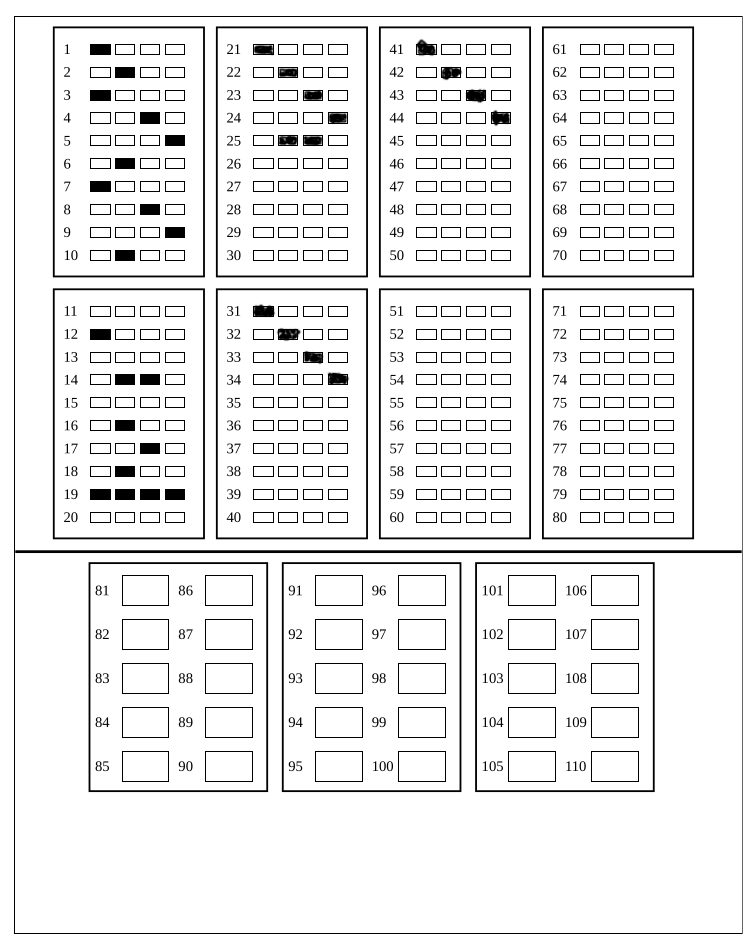
#> input picture paper4_checked.png, 750 x 950 px
$ jupyter execute Untitled.ipynb
#> lines starting #> are read from the running program, lines starting #| are printed output that depends on the picture; after the words box and inside, x2 and y2 are one past the last pixel; in counts of white or black regions, pixels touching at a corner belong together
[cell 1]
import numpy as np
import matplotlib.pyplot as plt
import cv2

[cell 2]
img = cv2.imread('./paper4_checked.png')
#> img is the input picture: shape (950, 750, 3); min 0, max 255, mean 235.6

[cell 3]
plt.imshow(img)

[cell 4]
gray = cv2.cvtColor(img, cv2.COLOR_BGR2GRAY)
thresh = cv2.adaptiveThreshold(gray, 255, cv2.ADAPTIVE_THRESH_GAUSSIAN_C, cv2.THRESH_BINARY_INV, 33, 33)
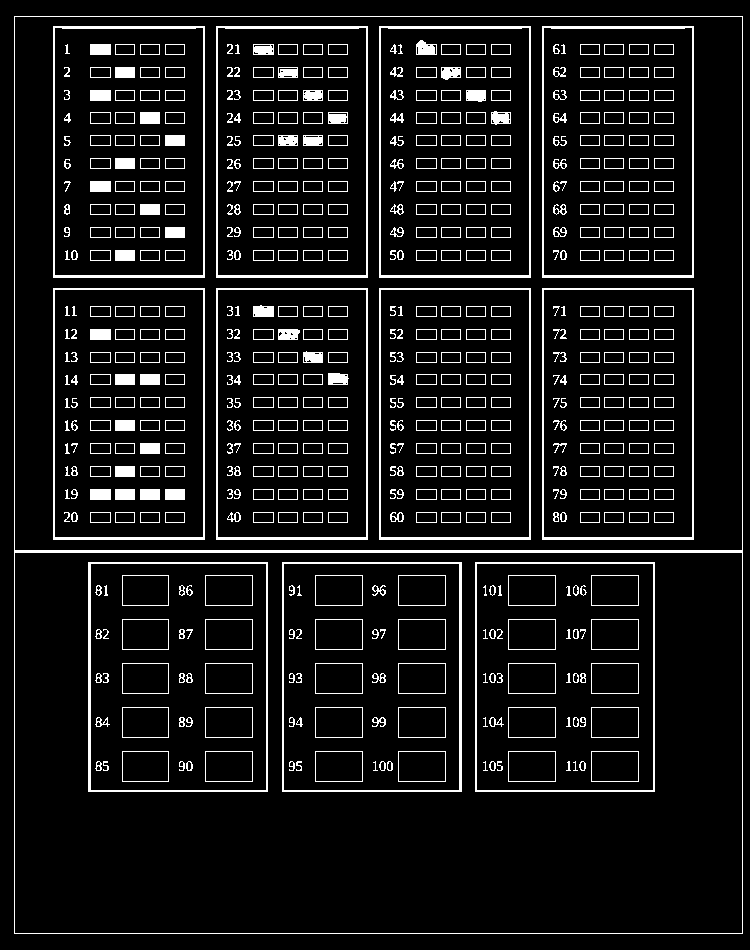
#> thresh: shape (950, 750); 8.5% white in thin lines or dots
thresh = cv2.morphologyEx(thresh, cv2.MORPH_CROSS, (5, 5))
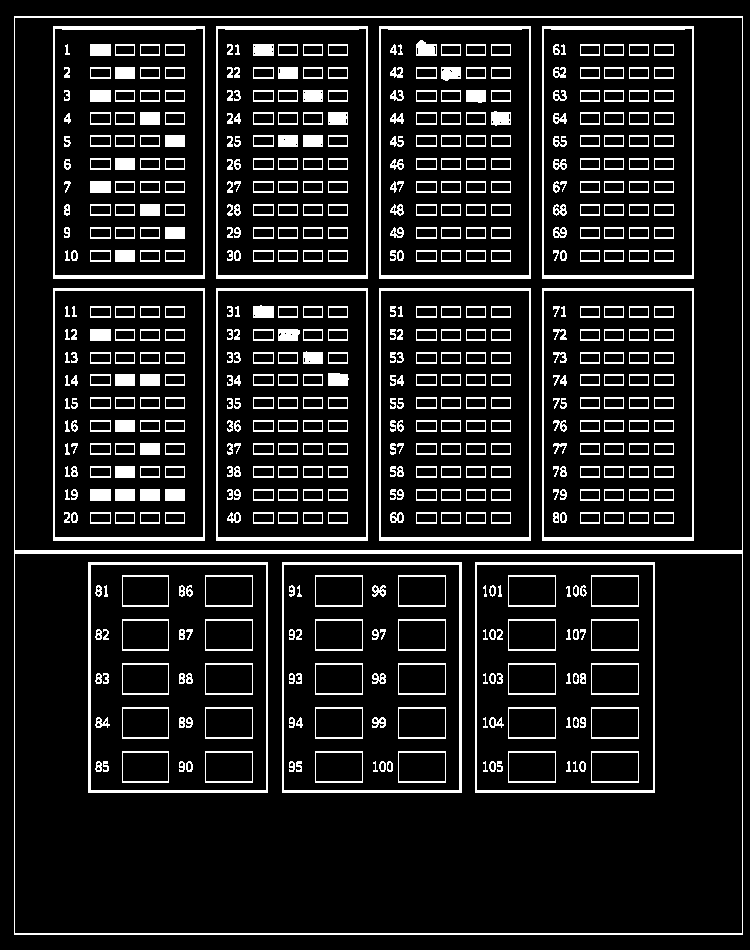
#> thresh: shape (950, 750); 11.8% white; 559 white regions
plt.imshow(thresh, cmap='gray')

[cell 5]
contours, hierarchies = cv2.findContours(thresh, cv2.RETR_TREE, cv2.CHAIN_APPROX_SIMPLE)
#> contours = 1047 contours, 185 with area under 20; largest, box (x1, y1, x2, y2) and area: (14, 16, 743, 935) 668304, (14, 17, 743, 551) 388022, (14, 553, 743, 934) 276638, (475, 562, 655, 793) 41170, (282, 562, 462, 793) 41170
# NEXT, PREVIOUS, FIRST_CHILDREN, PARENT

[cell 6]
copyimg = img.copy()
i = 192
copyimg = cv2.drawContours(copyimg, contours, i, (255, 0, 0), 2)
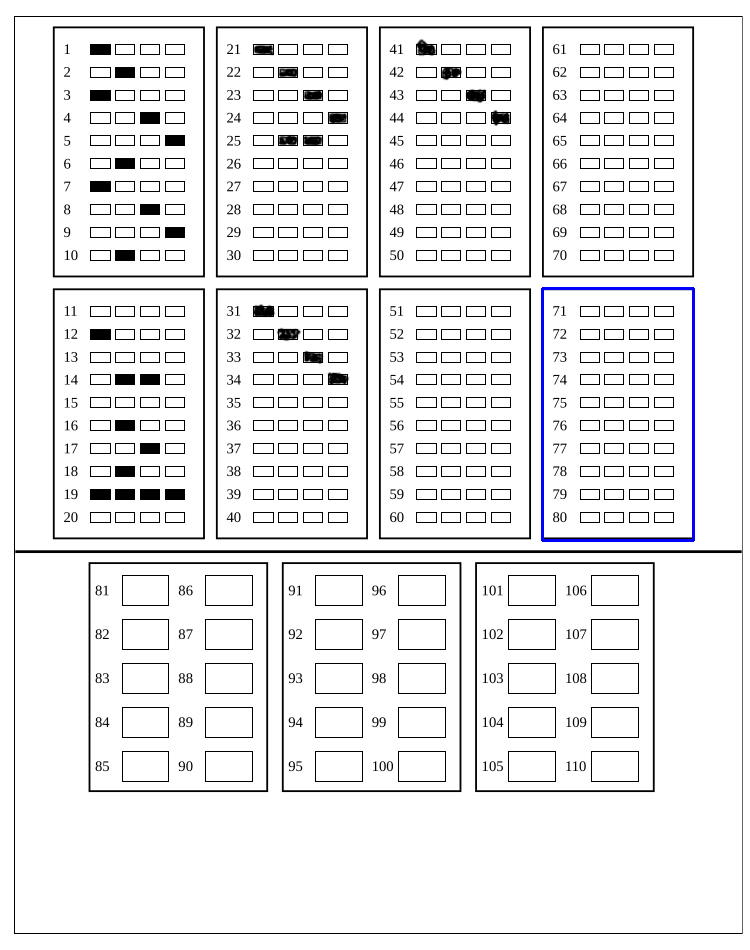
#> copyimg: shape (950, 750, 3); 0.34% of pixels changed, all inside (x1, y1, x2, y2) = (541, 287, 695, 542)
plt.imshow(copyimg)

[cell 7]
x1, y1, w, h = cv2.boundingRect(contours[i])
#> x1 = 542; y1 = 288; w = 152; h = 253
x2, y2 = x1 + w, y1 + h
#> x2 = 694; y2 = 541
cropped = img[y1:y2, x1:x2, :]
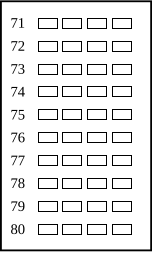
#> cropped: shape (253, 152, 3); min 0, max 255, mean 227.6

[cell 8]
plt.imshow(cropped)

[cell 9]
cv2.contourArea(contours[i])
#> Out = 38052

[cell 10]
cropped.shape
#> Out = (253, 152, 3)

$ run again, with page1.png copied over paper4_checked.png
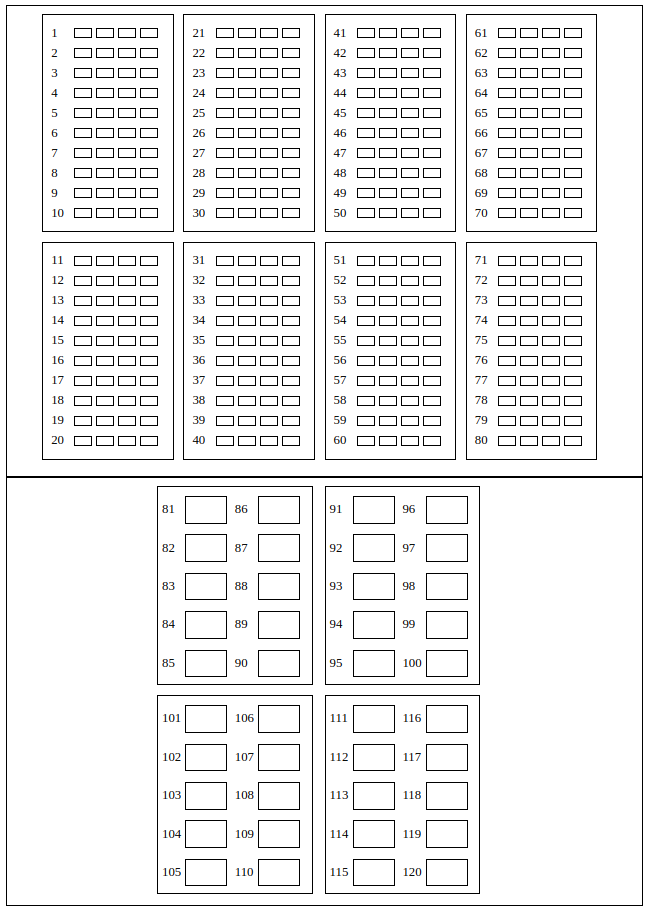
#> input picture page1.png, 652 x 913 px
#> img is the input picture: shape (913, 652, 3); mean B, G, R 238.6, 238.6, 238.6
#> `thresh = cv2.morphologyEx(thresh, cv2.MORPH_CROSS, (5, 5))`:
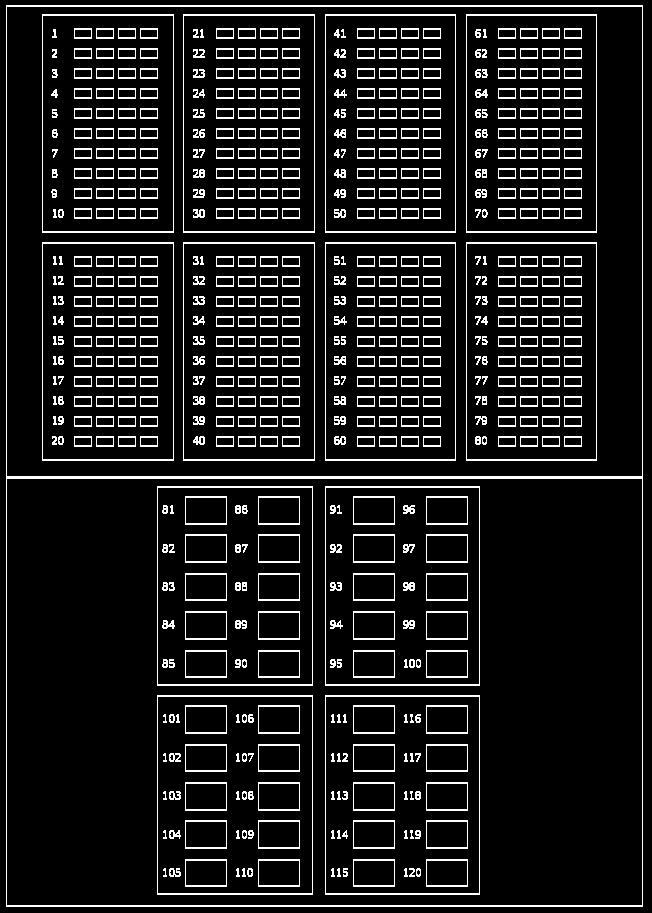
#> thresh: shape (913, 652); 10.5% white in thin lines or dots
#> contours = 1101 contours, 248 with area under 20; largest, box (x1, y1, x2, y2) and area: (6, 5, 643, 907) 573036, (6, 6, 643, 477) 298918, (6, 478, 643, 906) 271570, (157, 695, 313, 895) 30845, (157, 486, 313, 686) 30845
#> copyimg: shape (913, 652, 3); 0.02% of pixels changed, all inside (x1, y1, x2, y2) = (234, 619, 248, 630)
#> x1 = 235; y1 = 620; w = 12; h = 9
#> x2 = 247; y2 = 629
#> `[cell 8] plt.imshow(cropped)`:
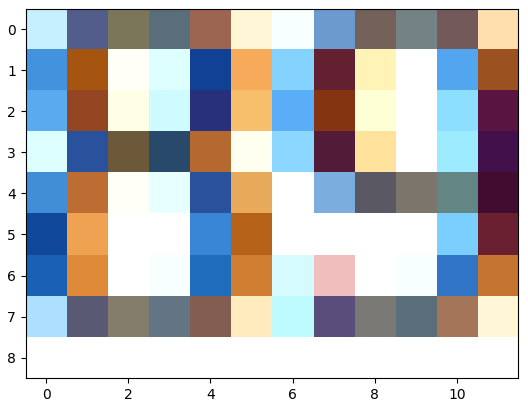
#> figure drawn by matplotlib, 1 panel
#> `cv2.contourArea(contours[i])`: Out = 68
